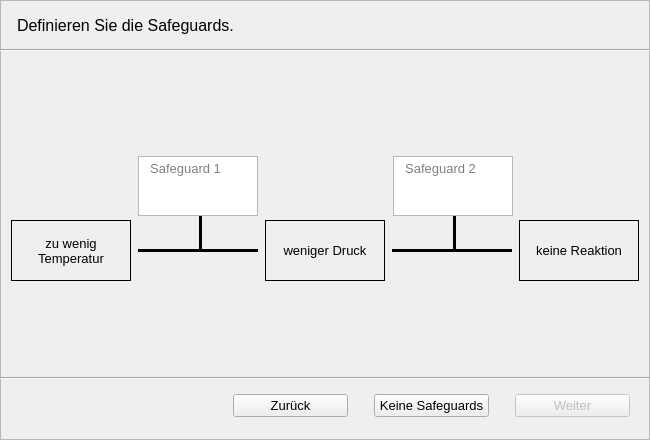
<?xml version="1.0" encoding="UTF-8"?>
<ui version="4.0">
 <class>wizard_4</class>
 <widget class="QWidget" name="wizard_4">
  <property name="geometry">
   <rect>
    <x>0</x>
    <y>0</y>
    <width>650</width>
    <height>440</height>
   </rect>
  </property>
  <property name="windowTitle">
   <string>Form</string>
  </property>
  <widget class="QFrame" name="frame_3">
   <property name="geometry">
    <rect>
     <x>0</x>
     <y>0</y>
     <width>650</width>
     <height>440</height>
    </rect>
   </property>
   <property name="font">
    <font>
     <pointsize>10</pointsize>
    </font>
   </property>
   <property name="frameShape">
    <enum>QFrame::StyledPanel</enum>
   </property>
   <property name="frameShadow">
    <enum>QFrame::Raised</enum>
   </property>
   <widget class="QWidget" name="horizontalLayoutWidget_2">
    <property name="geometry">
     <rect>
      <x>10</x>
      <y>220</y>
      <width>631</width>
      <height>61</height>
     </rect>
    </property>
    <layout class="QHBoxLayout" name="horizontalLayout">
     <item>
      <widget class="QLabel" name="label_7">
       <property name="sizePolicy">
        <sizepolicy hsizetype="Minimum" vsizetype="Preferred">
         <horstretch>0</horstretch>
         <verstretch>0</verstretch>
        </sizepolicy>
       </property>
       <property name="maximumSize">
        <size>
         <width>120</width>
         <height>16777215</height>
        </size>
       </property>
       <property name="frameShape">
        <enum>QFrame::Panel</enum>
       </property>
       <property name="text">
        <string>zu wenig Temperatur</string>
       </property>
       <property name="alignment">
        <set>Qt::AlignCenter</set>
       </property>
       <property name="wordWrap">
        <bool>true</bool>
       </property>
      </widget>
     </item>
     <item>
      <widget class="Line" name="line">
       <property name="maximumSize">
        <size>
         <width>120</width>
         <height>16777215</height>
        </size>
       </property>
       <property name="frameShadow">
        <enum>QFrame::Plain</enum>
       </property>
       <property name="lineWidth">
        <number>3</number>
       </property>
       <property name="orientation">
        <enum>Qt::Horizontal</enum>
       </property>
      </widget>
     </item>
     <item>
      <widget class="QLabel" name="label_6">
       <property name="maximumSize">
        <size>
         <width>120</width>
         <height>16777215</height>
        </size>
       </property>
       <property name="frameShape">
        <enum>QFrame::Box</enum>
       </property>
       <property name="frameShadow">
        <enum>QFrame::Plain</enum>
       </property>
       <property name="text">
        <string>weniger Druck</string>
       </property>
       <property name="alignment">
        <set>Qt::AlignCenter</set>
       </property>
      </widget>
     </item>
     <item>
      <widget class="Line" name="line_2">
       <property name="maximumSize">
        <size>
         <width>120</width>
         <height>16777215</height>
        </size>
       </property>
       <property name="frameShadow">
        <enum>QFrame::Plain</enum>
       </property>
       <property name="lineWidth">
        <number>3</number>
       </property>
       <property name="orientation">
        <enum>Qt::Horizontal</enum>
       </property>
      </widget>
     </item>
     <item>
      <widget class="QLabel" name="label_8">
       <property name="sizePolicy">
        <sizepolicy hsizetype="Minimum" vsizetype="Preferred">
         <horstretch>0</horstretch>
         <verstretch>0</verstretch>
        </sizepolicy>
       </property>
       <property name="maximumSize">
        <size>
         <width>120</width>
         <height>16777215</height>
        </size>
       </property>
       <property name="font">
        <font>
         <pointsize>10</pointsize>
         <weight>50</weight>
         <italic>false</italic>
         <bold>false</bold>
         <underline>false</underline>
         <strikeout>false</strikeout>
         <kerning>true</kerning>
        </font>
       </property>
       <property name="frameShape">
        <enum>QFrame::Box</enum>
       </property>
       <property name="text">
        <string>keine Reaktion</string>
       </property>
       <property name="alignment">
        <set>Qt::AlignCenter</set>
       </property>
       <property name="wordWrap">
        <bool>true</bool>
       </property>
      </widget>
     </item>
    </layout>
   </widget>
   <widget class="QWidget" name="horizontalLayoutWidget_3">
    <property name="geometry">
     <rect>
      <x>10</x>
      <y>150</y>
      <width>631</width>
      <height>73</height>
     </rect>
    </property>
    <layout class="QHBoxLayout" name="horizontalLayout_3">
     <item>
      <spacer name="horizontalSpacer">
       <property name="orientation">
        <enum>Qt::Horizontal</enum>
       </property>
       <property name="sizeHint" stdset="0">
        <size>
         <width>120</width>
         <height>71</height>
        </size>
       </property>
      </spacer>
     </item>
     <item>
      <widget class="QTextEdit" name="sg1textEdit_2">
       <property name="sizePolicy">
        <sizepolicy hsizetype="Expanding" vsizetype="Fixed">
         <horstretch>0</horstretch>
         <verstretch>0</verstretch>
        </sizepolicy>
       </property>
       <property name="maximumSize">
        <size>
         <width>120</width>
         <height>60</height>
        </size>
       </property>
       <property name="layoutDirection">
        <enum>Qt::RightToLeft</enum>
       </property>
       <property name="inputMethodHints">
        <set>Qt::ImhMultiLine|Qt::ImhPreferUppercase</set>
       </property>
       <property name="verticalScrollBarPolicy">
        <enum>Qt::ScrollBarAlwaysOff</enum>
       </property>
       <property name="horizontalScrollBarPolicy">
        <enum>Qt::ScrollBarAlwaysOff</enum>
       </property>
       <property name="html">
        <string>&lt;!DOCTYPE HTML PUBLIC &quot;-//W3C//DTD HTML 4.0//EN&quot; &quot;http://www.w3.org/TR/REC-html40/strict.dtd&quot;&gt;
&lt;html&gt;&lt;head&gt;&lt;meta name=&quot;qrichtext&quot; content=&quot;1&quot; /&gt;&lt;style type=&quot;text/css&quot;&gt;
p, li { white-space: pre-wrap; }
&lt;/style&gt;&lt;/head&gt;&lt;body style=&quot; font-family:'MS Shell Dlg 2'; font-size:10pt; font-weight:400; font-style:normal;&quot;&gt;
&lt;p align=&quot;center&quot; style=&quot;-qt-paragraph-type:empty; margin-top:12px; margin-bottom:12px; margin-left:0px; margin-right:0px; -qt-block-indent:0; text-indent:0px; font-family:'MS Shell Dlg 2';&quot;&gt;&lt;br /&gt;&lt;/p&gt;&lt;/body&gt;&lt;/html&gt;</string>
       </property>
       <property name="placeholderText">
        <string>  Safeguard 1</string>
       </property>
      </widget>
     </item>
     <item>
      <spacer name="verticalSpacer_2">
       <property name="orientation">
        <enum>Qt::Horizontal</enum>
       </property>
       <property name="sizeHint" stdset="0">
        <size>
         <width>40</width>
         <height>30</height>
        </size>
       </property>
      </spacer>
     </item>
     <item>
      <widget class="QTextEdit" name="sg2textEdit">
       <property name="sizePolicy">
        <sizepolicy hsizetype="Expanding" vsizetype="Fixed">
         <horstretch>0</horstretch>
         <verstretch>0</verstretch>
        </sizepolicy>
       </property>
       <property name="maximumSize">
        <size>
         <width>120</width>
         <height>60</height>
        </size>
       </property>
       <property name="html">
        <string>&lt;!DOCTYPE HTML PUBLIC &quot;-//W3C//DTD HTML 4.0//EN&quot; &quot;http://www.w3.org/TR/REC-html40/strict.dtd&quot;&gt;
&lt;html&gt;&lt;head&gt;&lt;meta name=&quot;qrichtext&quot; content=&quot;1&quot; /&gt;&lt;style type=&quot;text/css&quot;&gt;
p, li { white-space: pre-wrap; }
&lt;/style&gt;&lt;/head&gt;&lt;body style=&quot; font-family:'MS Shell Dlg 2'; font-size:10pt; font-weight:400; font-style:normal;&quot;&gt;
&lt;p align=&quot;center&quot; style=&quot;-qt-paragraph-type:empty; margin-top:12px; margin-bottom:12px; margin-left:0px; margin-right:0px; -qt-block-indent:0; text-indent:0px; font-family:'MS Shell Dlg 2';&quot;&gt;&lt;br /&gt;&lt;/p&gt;&lt;/body&gt;&lt;/html&gt;</string>
       </property>
       <property name="placeholderText">
        <string>  Safeguard 2</string>
       </property>
      </widget>
     </item>
     <item>
      <spacer name="verticalSpacer_3">
       <property name="orientation">
        <enum>Qt::Horizontal</enum>
       </property>
       <property name="sizeHint" stdset="0">
        <size>
         <width>40</width>
         <height>30</height>
        </size>
       </property>
      </spacer>
     </item>
    </layout>
   </widget>
   <widget class="Line" name="line_3">
    <property name="geometry">
     <rect>
      <x>190</x>
      <y>190</y>
      <width>20</width>
      <height>61</height>
     </rect>
    </property>
    <property name="font">
     <font>
      <weight>75</weight>
      <bold>true</bold>
     </font>
    </property>
    <property name="frameShadow">
     <enum>QFrame::Plain</enum>
    </property>
    <property name="lineWidth">
     <number>3</number>
    </property>
    <property name="orientation">
     <enum>Qt::Vertical</enum>
    </property>
   </widget>
   <widget class="Line" name="line_4">
    <property name="geometry">
     <rect>
      <x>446</x>
      <y>180</y>
      <width>16</width>
      <height>71</height>
     </rect>
    </property>
    <property name="font">
     <font>
      <weight>75</weight>
      <bold>true</bold>
     </font>
    </property>
    <property name="frameShadow">
     <enum>QFrame::Plain</enum>
    </property>
    <property name="lineWidth">
     <number>3</number>
    </property>
    <property name="orientation">
     <enum>Qt::Vertical</enum>
    </property>
   </widget>
   <widget class="Line" name="line_5">
    <property name="geometry">
     <rect>
      <x>0</x>
      <y>370</y>
      <width>650</width>
      <height>16</height>
     </rect>
    </property>
    <property name="orientation">
     <enum>Qt::Horizontal</enum>
    </property>
   </widget>
   <widget class="QLabel" name="labelUberschrift">
    <property name="geometry">
     <rect>
      <x>17</x>
      <y>10</y>
      <width>630</width>
      <height>31</height>
     </rect>
    </property>
    <property name="font">
     <font>
      <pointsize>12</pointsize>
     </font>
    </property>
    <property name="text">
     <string>Definieren Sie die Safeguards.</string>
    </property>
   </widget>
   <widget class="Line" name="line_6">
    <property name="geometry">
     <rect>
      <x>-130</x>
      <y>40</y>
      <width>871</width>
      <height>20</height>
     </rect>
    </property>
    <property name="orientation">
     <enum>Qt::Horizontal</enum>
    </property>
   </widget>
   <widget class="QWidget" name="horizontalLayoutWidget_4">
    <property name="geometry">
     <rect>
      <x>-1</x>
      <y>375</y>
      <width>651</width>
      <height>61</height>
     </rect>
    </property>
    <layout class="QHBoxLayout" name="horizontalLayout_2">
     <item>
      <spacer name="horizontalSpacer_2">
       <property name="orientation">
        <enum>Qt::Horizontal</enum>
       </property>
       <property name="sizeHint" stdset="0">
        <size>
         <width>40</width>
         <height>20</height>
        </size>
       </property>
      </spacer>
     </item>
     <item>
      <widget class="QPushButton" name="zuruckButton">
       <property name="enabled">
        <bool>true</bool>
       </property>
       <property name="minimumSize">
        <size>
         <width>115</width>
         <height>0</height>
        </size>
       </property>
       <property name="text">
        <string>Zurück</string>
       </property>
       <property name="checkable">
        <bool>false</bool>
       </property>
      </widget>
     </item>
     <item>
      <spacer name="verticalSpacer">
       <property name="orientation">
        <enum>Qt::Vertical</enum>
       </property>
       <property name="sizeType">
        <enum>QSizePolicy::Fixed</enum>
       </property>
       <property name="sizeHint" stdset="0">
        <size>
         <width>20</width>
         <height>40</height>
        </size>
       </property>
      </spacer>
     </item>
     <item>
      <widget class="QPushButton" name="zuruckButton_2">
       <property name="enabled">
        <bool>true</bool>
       </property>
       <property name="minimumSize">
        <size>
         <width>115</width>
         <height>0</height>
        </size>
       </property>
       <property name="text">
        <string>Keine Safeguards</string>
       </property>
       <property name="checkable">
        <bool>false</bool>
       </property>
      </widget>
     </item>
     <item>
      <spacer name="verticalSpacer_5">
       <property name="orientation">
        <enum>Qt::Vertical</enum>
       </property>
       <property name="sizeType">
        <enum>QSizePolicy::Fixed</enum>
       </property>
       <property name="sizeHint" stdset="0">
        <size>
         <width>20</width>
         <height>40</height>
        </size>
       </property>
      </spacer>
     </item>
     <item>
      <widget class="QPushButton" name="weiterButton">
       <property name="enabled">
        <bool>false</bool>
       </property>
       <property name="minimumSize">
        <size>
         <width>115</width>
         <height>0</height>
        </size>
       </property>
       <property name="text">
        <string>Weiter</string>
       </property>
      </widget>
     </item>
     <item>
      <spacer name="verticalSpacer_4">
       <property name="orientation">
        <enum>Qt::Vertical</enum>
       </property>
       <property name="sizeType">
        <enum>QSizePolicy::Fixed</enum>
       </property>
       <property name="sizeHint" stdset="0">
        <size>
         <width>20</width>
         <height>40</height>
        </size>
       </property>
      </spacer>
     </item>
    </layout>
   </widget>
   <zorder>line_3</zorder>
   <zorder>line_4</zorder>
   <zorder>horizontalLayoutWidget_2</zorder>
   <zorder>horizontalLayoutWidget_3</zorder>
   <zorder>line_5</zorder>
   <zorder>labelUberschrift</zorder>
   <zorder>line_6</zorder>
   <zorder>horizontalLayoutWidget_4</zorder>
  </widget>
 </widget>
 <resources/>
 <connections/>
</ui>
